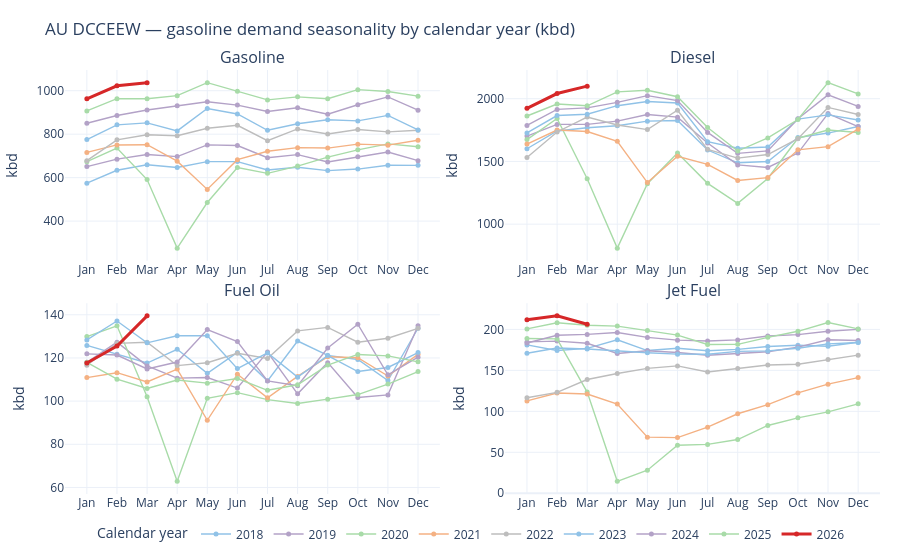

Notebook code for this chart:
### Markdown cell above
## 7. TODO — your turn

- Add a **second product** to the India PPAC vs JODI chart (e.g. `Gasoline`) — `products=["Diesel", "Gasoline"]` once both sides have rows for each.
- Compare **JODI `KBD`** (native rate) vs **kbd** from monthly stocks — discuss which is closer to PPAC's monthly deliveries.
- After refreshing parquets, run **`clear_unified_caches()`** once so `load_unified` re-reads disk.
- Extend `load_unified` filters (`category=`, multiple `metric=` codes) for a **supply-side** view (`TOTIMPSB`, `REFGROUT`).
- Map more Australia `product_native` labels in `product_map.csv` if you want **non-Sales** sheets in cross-source charts.

### Code cell
au_gas = load_unified(
    metric="TOTDEMO",
    product_canonical=["Gasoline", 'Diesel', 'Fuel Oil', 'Jet Fuel'],
    countries=["India"],
    sources=["PPAC"],
    start="2018-01-01",
    end=None,
    processed_dir=PROCESSED_ROOT,
)

fig_seas = seasonality_by_year_chart(
    au_gas,
    products=["Gasoline", 'Diesel', 'Fuel Oil', 'Jet Fuel'],
    value_col="value_target",
    date_col="date",
    product_col="product_canonical",
    title="AU DCCEEW — gasoline demand seasonality by calendar year (kbd)",
    units_label="kbd",
)
fig_seas.show()

### Figure 1 — Plotly figure (JSON) as saved in the notebook; plotly's stock layout.template omitted (floating-point values rounded to 4 significant figures)
{"data": [{"hovertemplate": "<b>Gasoline</b><br>Year: 2018<br>Month: %{x}<br>value_target: %{y:,.1f} kbd<extra></extra>", "legendgroup": "2018", "line": {"color": "#90c2e7", "width": 1.4}, "marker": {"size": 5}, "mode": "lines+markers", "name": "2018", "showlegend": true, "type": "scatter", "x": [1, 2, 3, 4, 5, 6, 7, 8, 9, 10, 11, 12], "xaxis": "x", "y": [574.7, 634.0, 659.1, 647.0, 673.6, 674.0, 635.0, 647.8, 632.5, 639.5, 657.0, 656.7], "yaxis": "y"}, {"hovertemplate": "<b>Gasoline</b><br>Year: 2019<br>Month: %{x}<br>value_target: %{y:,.1f} kbd<extra></extra>", "legendgroup": "2019", "line": {"color": "#b3a2c7", "width": 1.4}, "marker": {"size": 5}, "mode": "lines+markers", "name": "2019", "showlegend": true, "type": "scatter", "x": [1, 2, 3, 4, 5, 6, 7, 8, 9, 10, 11, 12], "xaxis": "x", "y": [650.9, 685.0, 706.8, 696.8, 750.6, 747.6, 691.8, 706.0, 672.2, 696.3, 718.2, 678.2], "yaxis": "y"}, {"hovertemplate": "<b>Gasoline</b><br>Year: 2020<br>Month: %{x}<br>value_target: %{y:,.1f} kbd<extra></extra>", "legendgroup": "2020", "line": {"color": "#a8dba8", "width": 1.4}, "marker": {"size": 5}, "mode": "lines+markers", "name": "2020", "showlegend": true, "type": "scatter", "x": [1, 2, 3, 4, 5, 6, 7, 8, 9, 10, 11, 12], "xaxis": "x", "y": [673.5, 736.0, 591.1, 275.7, 485.5, 646.6, 619.9, 653.1, 694.4, 727.9, 755.2, 741.9], "yaxis": "y"}, {"hovertemplate": "<b>Gasoline</b><br>Year: 2021<br>Month: %{x}<br>value_target: %{y:,.1f} kbd<extra></extra>", "legendgroup": "2021", "line": {"color": "#f4b183", "width": 1.4}, "marker": {"size": 5}, "mode": "lines+markers", "name": "2021", "showlegend": true, "type": "scatter", "x": [1, 2, 3, 4, 5, 6, 7, 8, 9, 10, 11, 12], "xaxis": "x", "y": [716.0, 750.5, 751.4, 676.0, 545.9, 682.6, 721.2, 738.1, 736.1, 754.2, 749.5, 772.1], "yaxis": "y"}, {"hovertemplate": "<b>Gasoline</b><br>Year: 2022<br>Month: %{x}<br>value_target: %{y:,.1f} kbd<extra></extra>", "legendgroup": "2022", "line": {"color": "#bdbdbd", "width": 1.4}, "marker": {"size": 5}, "mode": "lines+markers", "name": "2022", "showlegend": true, "type": "scatter", "x": [1, 2, 3, 4, 5, 6, 7, 8, 9, 10, 11, 12], "xaxis": "x", "y": [678.1, 774.0, 797.4, 792.6, 827.2, 841.1, 770.0, 824.1, 801.0, 821.6, 810.6, 818.1], "yaxis": "y"}, {"hovertemplate": "<b>Gasoline</b><br>Year: 2023<br>Month: %{x}<br>value_target: %{y:,.1f} kbd<extra></extra>", "legendgroup": "2023", "line": {"color": "#90c2e7", "width": 1.4}, "marker": {"size": 5}, "mode": "lines+markers", "name": "2023", "showlegend": true, "type": "scatter", "x": [1, 2, 3, 4, 5, 6, 7, 8, 9, 10, 11, 12], "xaxis": "x", "y": [775.3, 842.8, 852.1, 815.2, 918.4, 893.0, 818.1, 848.1, 866.5, 861.1, 886.6, 819.8], "yaxis": "y"}, {"hovertemplate": "<b>Gasoline</b><br>Year: 2024<br>Month: %{x}<br>value_target: %{y:,.1f} kbd<extra></extra>", "legendgroup": "2024", "line": {"color": "#b3a2c7", "width": 1.4}, "marker": {"size": 5}, "mode": "lines+markers", "name": "2024", "showlegend": true, "type": "scatter", "x": [1, 2, 3, 4, 5, 6, 7, 8, 9, 10, 11, 12], "xaxis": "x", "y": [850.1, 885.9, 911.3, 930.6, 949.5, 933.9, 904.1, 921.3, 892.1, 935.6, 971.4, 910.4], "yaxis": "y"}, {"hovertemplate": "<b>Gasoline</b><br>Year: 2025<br>Month: %{x}<br>value_target: %{y:,.1f} kbd<extra></extra>", "legendgroup": "2025", "line": {"color": "#a8dba8", "width": 1.4}, "marker": {"size": 5}, "mode": "lines+markers", "name": "2025", "showlegend": true, "type": "scatter", "x": [1, 2, 3, 4, 5, 6, 7, 8, 9, 10, 11, 12], "xaxis": "x", "y": [907.0, 963.5, 963.0, 977.3, 1037.0, 997.9, 957.7, 971.8, 963.0, 1005.0, 996.5, 974.9], "yaxis": "y"}, {"hovertemplate": "<b>Gasoline</b><br>Year: 2026<br>Month: %{x}<br>value_target: %{y:,.1f} kbd<extra></extra>", "legendgroup": "2026", "line": {"color": "#d62728", "width": 3}, "marker": {"size": 5}, "mode": "lines+markers", "name": "2026", "showlegend": true, "type": "scatter", "x": [1, 2, 3], "xaxis": "x", "y": [962.6, 1023.0, 1036.0], "yaxis": "y"}, {"hovertemplate": "<b>Diesel</b><br>Year: 2018<br>Month: %{x}<br>value_target: %{y:,.1f} kbd<extra></extra>", "legendgroup": "2018", "line": {"color": "#90c2e7", "width": 1.4}, "marker": {"size": 5}, "mode": "lines+markers", "name": "2018", "showlegend": false, "type": "scatter", "x": [1, 2, 3, 4, 5, 6, 7, 8, 9, 10, 11, 12], "xaxis": "x2", "y": [1601.0, 1742.0, 1768.0, 1784.0, 1821.0, 1826.0, 1591.0, 1489.0, 1499.0, 1690.0, 1726.0, 1778.0], "yaxis": "y2"}, {"hovertemplate": "<b>Diesel</b><br>Year: 2019<br>Month: %{x}<br>value_target: %{y:,.1f} kbd<extra></extra>", "legendgroup": "2019", "line": {"color": "#b3a2c7", "width": 1.4}, "marker": {"size": 5}, "mode": "lines+markers", "name": "2019", "showlegend": false, "type": "scatter", "x": [1, 2, 3, 4, 5, 6, 7, 8, 9, 10, 11, 12], "xaxis": "x2", "y": [1702.0, 1795.0, 1795.0, 1821.0, 1874.0, 1853.0, 1646.0, 1472.0, 1452.0, 1567.0, 1881.0, 1778.0], "yaxis": "y2"}, {"hovertemplate": "<b>Diesel</b><br>Year: 2020<br>Month: %{x}<br>value_target: %{y:,.1f} kbd<extra></extra>", "legendgroup": "2020", "line": {"color": "#a8dba8", "width": 1.4}, "marker": {"size": 5}, "mode": "lines+markers", "name": "2020", "showlegend": false, "type": "scatter", "x": [1, 2, 3, 4, 5, 6, 7, 8, 9, 10, 11, 12], "xaxis": "x2", "y": [1674.0, 1842.0, 1362.0, 808.7, 1322.0, 1566.0, 1325.0, 1165.0, 1364.0, 1685.0, 1750.0, 1731.0], "yaxis": "y2"}, {"hovertemplate": "<b>Diesel</b><br>Year: 2021<br>Month: %{x}<br>value_target: %{y:,.1f} kbd<extra></extra>", "legendgroup": "2021", "line": {"color": "#f4b183", "width": 1.4}, "marker": {"size": 5}, "mode": "lines+markers", "name": "2021", "showlegend": false, "type": "scatter", "x": [1, 2, 3, 4, 5, 6, 7, 8, 9, 10, 11, 12], "xaxis": "x2", "y": [1638.0, 1750.0, 1739.0, 1660.0, 1331.0, 1541.0, 1476.0, 1348.0, 1371.0, 1592.0, 1618.0, 1757.0], "yaxis": "y2"}, {"hovertemplate": "<b>Diesel</b><br>Year: 2022<br>Month: %{x}<br>value_target: %{y:,.1f} kbd<extra></extra>", "legendgroup": "2022", "line": {"color": "#bdbdbd", "width": 1.4}, "marker": {"size": 5}, "mode": "lines+markers", "name": "2022", "showlegend": false, "type": "scatter", "x": [1, 2, 3, 4, 5, 6, 7, 8, 9, 10, 11, 12], "xaxis": "x2", "y": [1532.0, 1735.0, 1854.0, 1790.0, 1754.0, 1908.0, 1596.0, 1526.0, 1555.0, 1681.0, 1930.0, 1874.0], "yaxis": "y2"}, {"hovertemplate": "<b>Diesel</b><br>Year: 2023<br>Month: %{x}<br>value_target: %{y:,.1f} kbd<extra></extra>", "legendgroup": "2023", "line": {"color": "#90c2e7", "width": 1.4}, "marker": {"size": 5}, "mode": "lines+markers", "name": "2023", "showlegend": false, "type": "scatter", "x": [1, 2, 3, 4, 5, 6, 7, 8, 9, 10, 11, 12], "xaxis": "x2", "y": [1727.0, 1866.0, 1876.0, 1944.0, 1977.0, 1966.0, 1657.0, 1605.0, 1615.0, 1837.0, 1871.0, 1830.0], "yaxis": "y2"}, {"hovertemplate": "<b>Diesel</b><br>Year: 2024<br>Month: %{x}<br>value_target: %{y:,.1f} kbd<extra></extra>", "legendgroup": "2024", "line": {"color": "#b3a2c7", "width": 1.4}, "marker": {"size": 5}, "mode": "lines+markers", "name": "2024", "showlegend": false, "type": "scatter", "x": [1, 2, 3, 4, 5, 6, 7, 8, 9, 10, 11, 12], "xaxis": "x2", "y": [1787.0, 1915.0, 1927.0, 1971.0, 2024.0, 1985.0, 1731.0, 1564.0, 1584.0, 1840.0, 2031.0, 1938.0], "yaxis": "y2"}, {"hovertemplate": "<b>Diesel</b><br>Year: 2025<br>Month: %{x}<br>value_target: %{y:,.1f} kbd<extra></extra>", "legendgroup": "2025", "line": {"color": "#a8dba8", "width": 1.4}, "marker": {"size": 5}, "mode": "lines+markers", "name": "2025", "showlegend": false, "type": "scatter", "x": [1, 2, 3, 4, 5, 6, 7, 8, 9, 10, 11, 12], "xaxis": "x2", "y": [1862.0, 1957.0, 1943.0, 2054.0, 2068.0, 2016.0, 1770.0, 1583.0, 1687.0, 1834.0, 2128.0, 2038.0], "yaxis": "y2"}, {"hovertemplate": "<b>Diesel</b><br>Year: 2026<br>Month: %{x}<br>value_target: %{y:,.1f} kbd<extra></extra>", "legendgroup": "2026", "line": {"color": "#d62728", "width": 3}, "marker": {"size": 5}, "mode": "lines+markers", "name": "2026", "showlegend": false, "type": "scatter", "x": [1, 2, 3], "xaxis": "x2", "y": [1923.0, 2041.0, 2100.0], "yaxis": "y2"}, {"hovertemplate": "<b>Fuel Oil</b><br>Year: 2018<br>Month: %{x}<br>value_target: %{y:,.1f} kbd<extra></extra>", "legendgroup": "2018", "line": {"color": "#90c2e7", "width": 1.4}, "marker": {"size": 5}, "mode": "lines+markers", "name": "2018", "showlegend": false, "type": "scatter", "x": [1, 2, 3, 4, 5, 6, 7, 8, 9, 10, 11, 12], "xaxis": "x3", "y": [125.8, 121.7, 117.6, 124.0, 112.9, 122.6, 109.4, 127.8, 121.2, 119.3, 109.5, 133.7], "yaxis": "y3"}, {"hovertemplate": "<b>Fuel Oil</b><br>Year: 2019<br>Month: %{x}<br>value_target: %{y:,.1f} kbd<extra></extra>", "legendgroup": "2019", "line": {"color": "#b3a2c7", "width": 1.4}, "marker": {"size": 5}, "mode": "lines+markers", "name": "2019", "showlegend": false, "type": "scatter", "x": [1, 2, 3, 4, 5, 6, 7, 8, 9, 10, 11, 12], "xaxis": "x3", "y": [117.9, 127.3, 116.3, 110.6, 110.9, 106.0, 122.7, 103.4, 117.8, 101.7, 102.9, 134.9], "yaxis": "y3"}, {"hovertemplate": "<b>Fuel Oil</b><br>Year: 2020<br>Month: %{x}<br>value_target: %{y:,.1f} kbd<extra></extra>", "legendgroup": "2020", "line": {"color": "#a8dba8", "width": 1.4}, "marker": {"size": 5}, "mode": "lines+markers", "name": "2020", "showlegend": false, "type": "scatter", "x": [1, 2, 3, 4, 5, 6, 7, 8, 9, 10, 11, 12], "xaxis": "x3", "y": [129.9, 134.9, 102.0, 62.83, 101.3, 103.9, 100.7, 98.93, 100.9, 103.0, 107.9, 113.7], "yaxis": "y3"}, {"hovertemplate": "<b>Fuel Oil</b><br>Year: 2021<br>Month: %{x}<br>value_target: %{y:,.1f} kbd<extra></extra>", "legendgroup": "2021", "line": {"color": "#f4b183", "width": 1.4}, "marker": {"size": 5}, "mode": "lines+markers", "name": "2021", "showlegend": false, "type": "scatter", "x": [1, 2, 3, 4, 5, 6, 7, 8, 9, 10, 11, 12], "xaxis": "x3", "y": [110.9, 113.2, 108.8, 114.8, 91.11, 112.5, 101.6, 111.4, 120.6, 120.1, 111.6, 121.7], "yaxis": "y3"}, {"hovertemplate": "<b>Fuel Oil</b><br>Year: 2022<br>Month: %{x}<br>value_target: %{y:,.1f} kbd<extra></extra>", "legendgroup": "2022", "line": {"color": "#bdbdbd", "width": 1.4}, "marker": {"size": 5}, "mode": "lines+markers", "name": "2022", "showlegend": false, "type": "scatter", "x": [1, 2, 3, 4, 5, 6, 7, 8, 9, 10, 11, 12], "xaxis": "x3", "y": [116.6, 126.8, 127.3, 116.5, 117.8, 122.1, 119.8, 132.5, 134.2, 127.3, 129.1, 133.7], "yaxis": "y3"}, {"hovertemplate": "<b>Fuel Oil</b><br>Year: 2023<br>Month: %{x}<br>value_target: %{y:,.1f} kbd<extra></extra>", "legendgroup": "2023", "line": {"color": "#90c2e7", "width": 1.4}, "marker": {"size": 5}, "mode": "lines+markers", "name": "2023", "showlegend": false, "type": "scatter", "x": [1, 2, 3, 4, 5, 6, 7, 8, 9, 10, 11, 12], "xaxis": "x3", "y": [128.3, 137.1, 127.0, 130.3, 130.3, 115.1, 122.3, 111.1, 121.1, 113.7, 115.6, 122.5], "yaxis": "y3"}, {"hovertemplate": "<b>Fuel Oil</b><br>Year: 2024<br>Month: %{x}<br>value_target: %{y:,.1f} kbd<extra></extra>", "legendgroup": "2024", "line": {"color": "#b3a2c7", "width": 1.4}, "marker": {"size": 5}, "mode": "lines+markers", "name": "2024", "showlegend": false, "type": "scatter", "x": [1, 2, 3, 4, 5, 6, 7, 8, 9, 10, 11, 12], "xaxis": "x3", "y": [121.9, 121.4, 114.9, 118.1, 133.2, 127.6, 109.3, 107.1, 124.6, 135.6, 112.2, 120.3], "yaxis": "y3"}, {"hovertemplate": "<b>Fuel Oil</b><br>Year: 2025<br>Month: %{x}<br>value_target: %{y:,.1f} kbd<extra></extra>", "legendgroup": "2025", "line": {"color": "#a8dba8", "width": 1.4}, "marker": {"size": 5}, "mode": "lines+markers", "name": "2025", "showlegend": false, "type": "scatter", "x": [1, 2, 3, 4, 5, 6, 7, 8, 9, 10, 11, 12], "xaxis": "x3", "y": [118.0, 110.2, 105.9, 109.8, 108.3, 110.5, 105.0, 107.6, 116.7, 121.6, 121.0, 118.2], "yaxis": "y3"}, {"hovertemplate": "<b>Fuel Oil</b><br>Year: 2026<br>Month: %{x}<br>value_target: %{y:,.1f} kbd<extra></extra>", "legendgroup": "2026", "line": {"color": "#d62728", "width": 3}, "marker": {"size": 5}, "mode": "lines+markers", "name": "2026", "showlegend": false, "type": "scatter", "x": [1, 2, 3], "xaxis": "x3", "y": [117.6, 125.5, 139.5], "yaxis": "y3"}, {"hovertemplate": "<b>Jet Fuel</b><br>Year: 2018<br>Month: %{x}<br>value_target: %{y:,.1f} kbd<extra></extra>", "legendgroup": "2018", "line": {"color": "#90c2e7", "width": 1.4}, "marker": {"size": 5}, "mode": "lines+markers", "name": "2018", "showlegend": false, "type": "scatter", "x": [1, 2, 3, 4, 5, 6, 7, 8, 9, 10, 11, 12], "xaxis": "x4", "y": [181.0, 174.2, 176.9, 187.4, 174.1, 177.1, 174.0, 175.6, 179.1, 180.6, 179.4, 184.2], "yaxis": "y4"}, {"hovertemplate": "<b>Jet Fuel</b><br>Year: 2019<br>Month: %{x}<br>value_target: %{y:,.1f} kbd<extra></extra>", "legendgroup": "2019", "line": {"color": "#b3a2c7", "width": 1.4}, "marker": {"size": 5}, "mode": "lines+markers", "name": "2019", "showlegend": false, "type": "scatter", "x": [1, 2, 3, 4, 5, 6, 7, 8, 9, 10, 11, 12], "xaxis": "x4", "y": [184.8, 185.7, 183.1, 170.7, 173.8, 171.7, 168.4, 170.5, 172.7, 178.4, 187.3, 186.5], "yaxis": "y4"}, {"hovertemplate": "<b>Jet Fuel</b><br>Year: 2020<br>Month: %{x}<br>value_target: %{y:,.1f} kbd<extra></extra>", "legendgroup": "2020", "line": {"color": "#a8dba8", "width": 1.4}, "marker": {"size": 5}, "mode": "lines+markers", "name": "2020", "showlegend": false, "type": "scatter", "x": [1, 2, 3, 4, 5, 6, 7, 8, 9, 10, 11, 12], "xaxis": "x4", "y": [188.9, 188.4, 123.5, 14.59, 28.13, 58.59, 59.64, 65.56, 82.77, 92.03, 99.35, 109.2], "yaxis": "y4"}, {"hovertemplate": "<b>Jet Fuel</b><br>Year: 2021<br>Month: %{x}<br>value_target: %{y:,.1f} kbd<extra></extra>", "legendgroup": "2021", "line": {"color": "#f4b183", "width": 1.4}, "marker": {"size": 5}, "mode": "lines+markers", "name": "2021", "showlegend": false, "type": "scatter", "x": [1, 2, 3, 4, 5, 6, 7, 8, 9, 10, 11, 12], "xaxis": "x4", "y": [112.7, 122.3, 121.1, 108.8, 68.47, 67.95, 80.66, 97.03, 108.1, 122.5, 133.2, 141.2], "yaxis": "y4"}, {"hovertemplate": "<b>Jet Fuel</b><br>Year: 2022<br>Month: %{x}<br>value_target: %{y:,.1f} kbd<extra></extra>", "legendgroup": "2022", "line": {"color": "#bdbdbd", "width": 1.4}, "marker": {"size": 5}, "mode": "lines+markers", "name": "2022", "showlegend": false, "type": "scatter", "x": [1, 2, 3, 4, 5, 6, 7, 8, 9, 10, 11, 12], "xaxis": "x4", "y": [116.5, 123.2, 138.8, 146.1, 152.4, 155.5, 148.0, 152.4, 156.5, 157.5, 163.3, 168.6], "yaxis": "y4"}, {"hovertemplate": "<b>Jet Fuel</b><br>Year: 2023<br>Month: %{x}<br>value_target: %{y:,.1f} kbd<extra></extra>", "legendgroup": "2023", "line": {"color": "#90c2e7", "width": 1.4}, "marker": {"size": 5}, "mode": "lines+markers", "name": "2023", "showlegend": false, "type": "scatter", "x": [1, 2, 3, 4, 5, 6, 7, 8, 9, 10, 11, 12], "xaxis": "x4", "y": [170.8, 177.3, 176.1, 173.4, 171.5, 169.8, 169.7, 173.1, 173.7, 177.0, 182.3, 184.1], "yaxis": "y4"}, {"hovertemplate": "<b>Jet Fuel</b><br>Year: 2024<br>Month: %{x}<br>value_target: %{y:,.1f} kbd<extra></extra>", "legendgroup": "2024", "line": {"color": "#b3a2c7", "width": 1.4}, "marker": {"size": 5}, "mode": "lines+markers", "name": "2024", "showlegend": false, "type": "scatter", "x": [1, 2, 3, 4, 5, 6, 7, 8, 9, 10, 11, 12], "xaxis": "x4", "y": [183.3, 192.8, 193.9, 196.2, 190.2, 186.9, 185.9, 187.2, 191.9, 193.6, 197.7, 200.1], "yaxis": "y4"}, {"hovertemplate": "<b>Jet Fuel</b><br>Year: 2025<br>Month: %{x}<br>value_target: %{y:,.1f} kbd<extra></extra>", "legendgroup": "2025", "line": {"color": "#a8dba8", "width": 1.4}, "marker": {"size": 5}, "mode": "lines+markers", "name": "2025", "showlegend": false, "type": "scatter", "x": [1, 2, 3, 4, 5, 6, 7, 8, 9, 10, 11, 12], "xaxis": "x4", "y": [200.6, 208.1, 205.0, 204.0, 198.5, 193.0, 181.5, 181.7, 190.3, 197.6, 208.3, 200.6], "yaxis": "y4"}, {"hovertemplate": "<b>Jet Fuel</b><br>Year: 2026<br>Month: %{x}<br>value_target: %{y:,.1f} kbd<extra></extra>", "legendgroup": "2026", "line": {"color": "#d62728", "width": 3}, "marker": {"size": 5}, "mode": "lines+markers", "name": "2026", "showlegend": false, "type": "scatter", "x": [1, 2, 3], "xaxis": "x4", "y": [211.7, 216.5, 206.3], "yaxis": "y4"}], "layout": {"annotations": [{"font": {"size": 16}, "showarrow": false, "text": "Gasoline", "x": 0.23, "xanchor": "center", "xref": "paper", "y": 1, "yanchor": "bottom", "yref": "paper"}, {"font": {"size": 16}, "showarrow": false, "text": "Diesel", "x": 0.77, "xanchor": "center", "xref": "paper", "y": 1, "yanchor": "bottom", "yref": "paper"}, {"font": {"size": 16}, "showarrow": false, "text": "Fuel Oil", "x": 0.23, "xanchor": "center", "xref": "paper", "y": 0.45, "yanchor": "bottom", "yref": "paper"}, {"font": {"size": 16}, "showarrow": false, "text": "Jet Fuel", "x": 0.77, "xanchor": "center", "xref": "paper", "y": 0.45, "yanchor": "bottom", "yref": "paper"}], "height": 560, "hovermode": "closest", "legend": {"orientation": "h", "title": {"text": "Calendar year"}, "x": 0.5, "xanchor": "center", "y": -0.06, "yanchor": "top"}, "margin": {"b": 60, "l": 60, "r": 20, "t": 70}, "title": {"text": "AU DCCEEW — gasoline demand seasonality by calendar year (kbd)"}, "xaxis": {"anchor": "y", "domain": [0, 0.46], "tickmode": "array", "ticktext": ["Jan", "Feb", "Mar", "Apr", "May", "Jun", "Jul", "Aug", "Sep", "Oct", "Nov", "Dec"], "tickvals": [1, 2, 3, 4, 5, 6, 7, 8, 9, 10, 11, 12]}, "xaxis2": {"anchor": "y2", "domain": [0.54, 1], "tickmode": "array", "ticktext": ["Jan", "Feb", "Mar", "Apr", "May", "Jun", "Jul", "Aug", "Sep", "Oct", "Nov", "Dec"], "tickvals": [1, 2, 3, 4, 5, 6, 7, 8, 9, 10, 11, 12]}, "xaxis3": {"anchor": "y3", "domain": [0, 0.46], "tickmode": "array", "ticktext": ["Jan", "Feb", "Mar", "Apr", "May", "Jun", "Jul", "Aug", "Sep", "Oct", "Nov", "Dec"], "tickvals": [1, 2, 3, 4, 5, 6, 7, 8, 9, 10, 11, 12]}, "xaxis4": {"anchor": "y4", "domain": [0.54, 1], "tickmode": "array", "ticktext": ["Jan", "Feb", "Mar", "Apr", "May", "Jun", "Jul", "Aug", "Sep", "Oct", "Nov", "Dec"], "tickvals": [1, 2, 3, 4, 5, 6, 7, 8, 9, 10, 11, 12]}, "yaxis": {"anchor": "x", "domain": [0.55, 1], "title": {"text": "kbd"}}, "yaxis2": {"anchor": "x2", "domain": [0.55, 1], "title": {"text": "kbd"}}, "yaxis3": {"anchor": "x3", "domain": [0, 0.45], "title": {"text": "kbd"}}, "yaxis4": {"anchor": "x4", "domain": [0, 0.45], "title": {"text": "kbd"}}}}
